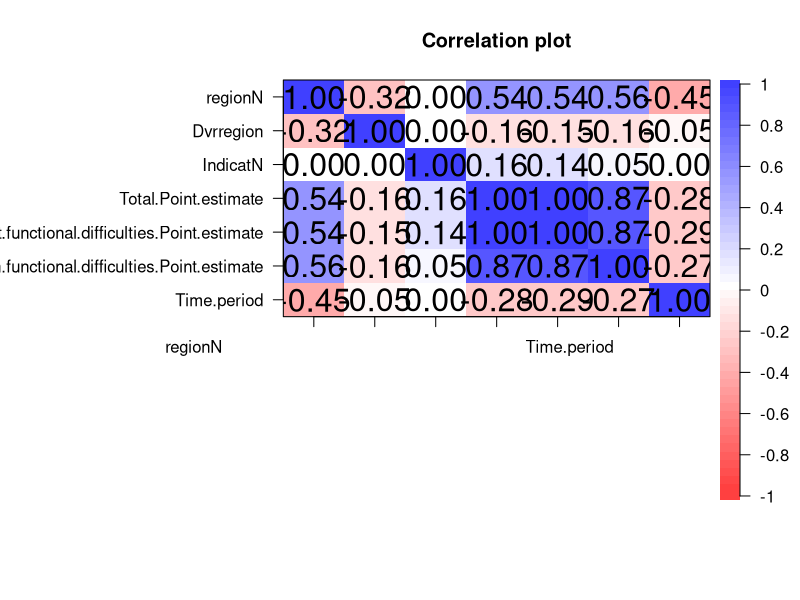
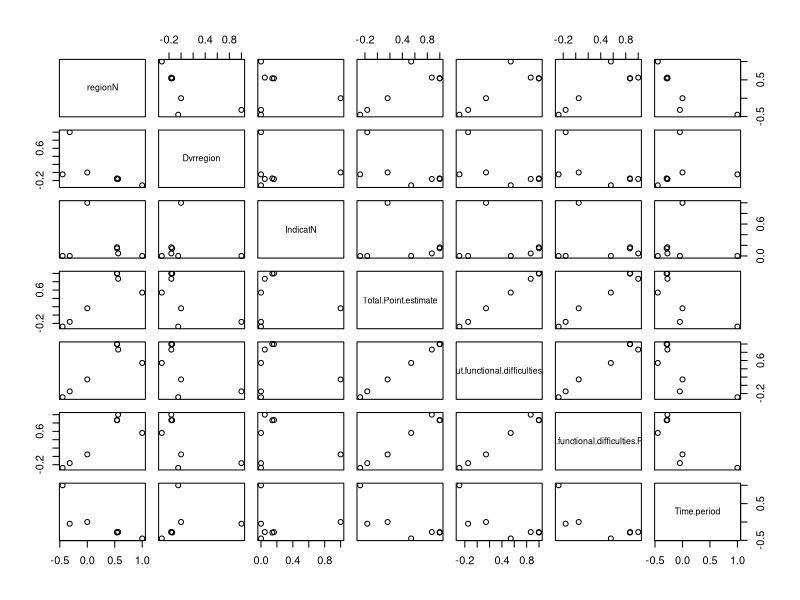
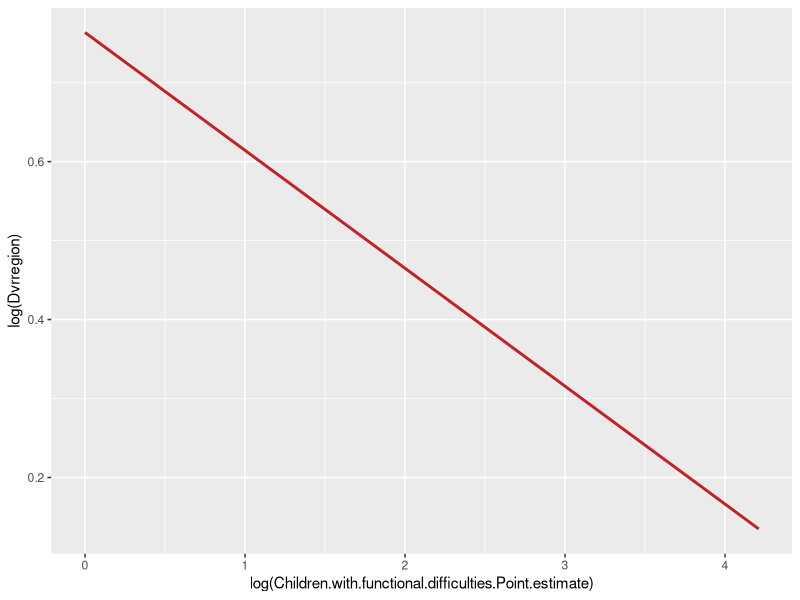
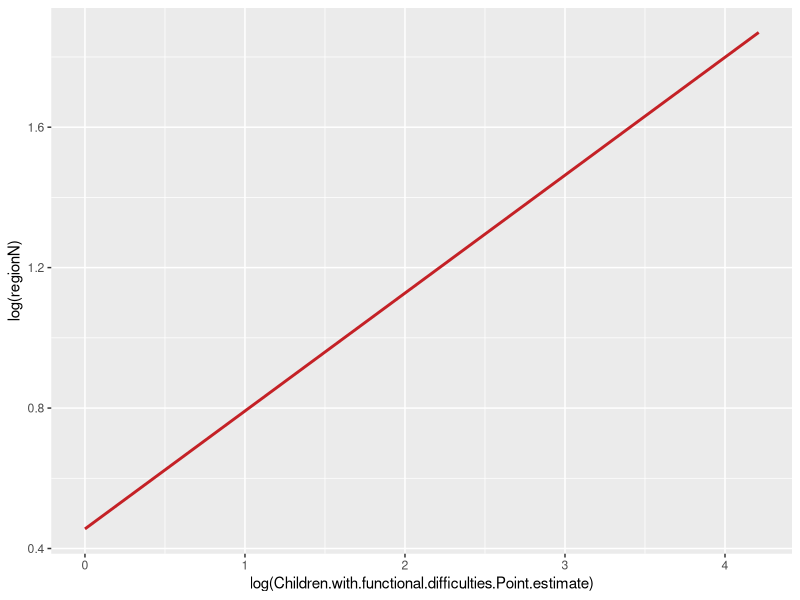
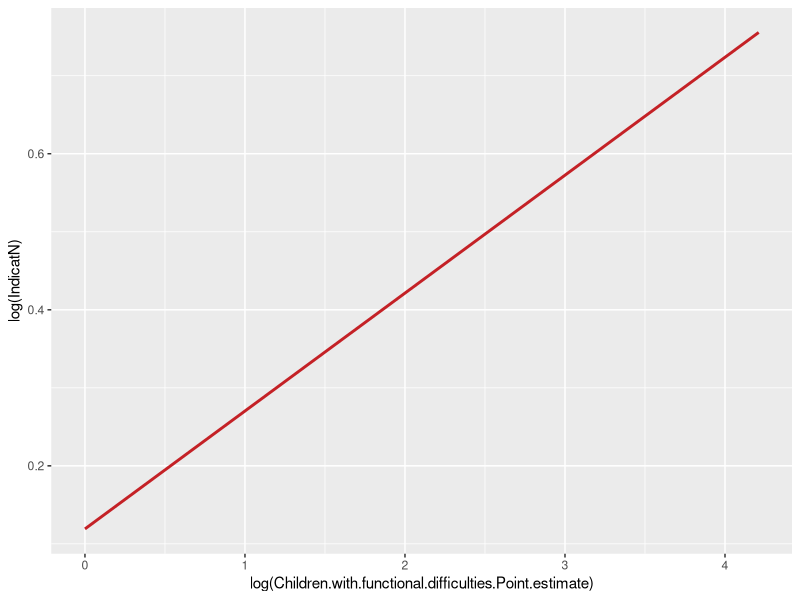
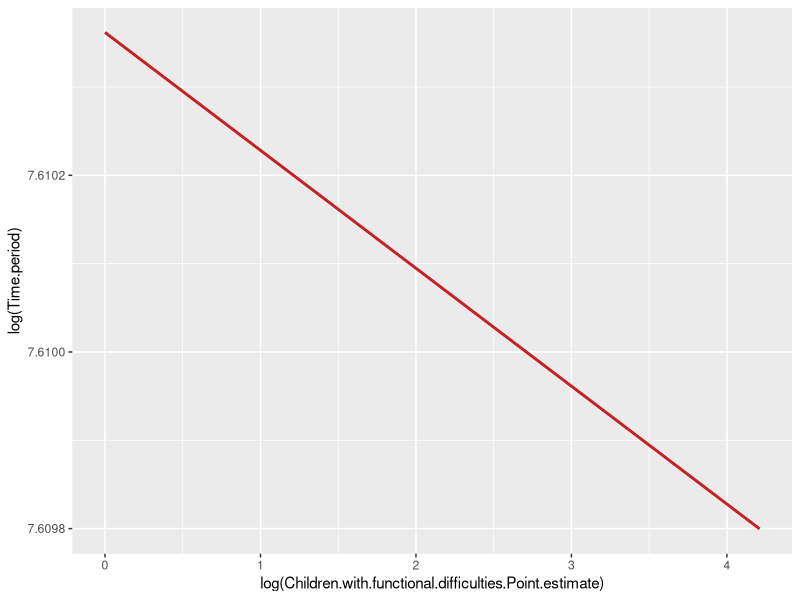
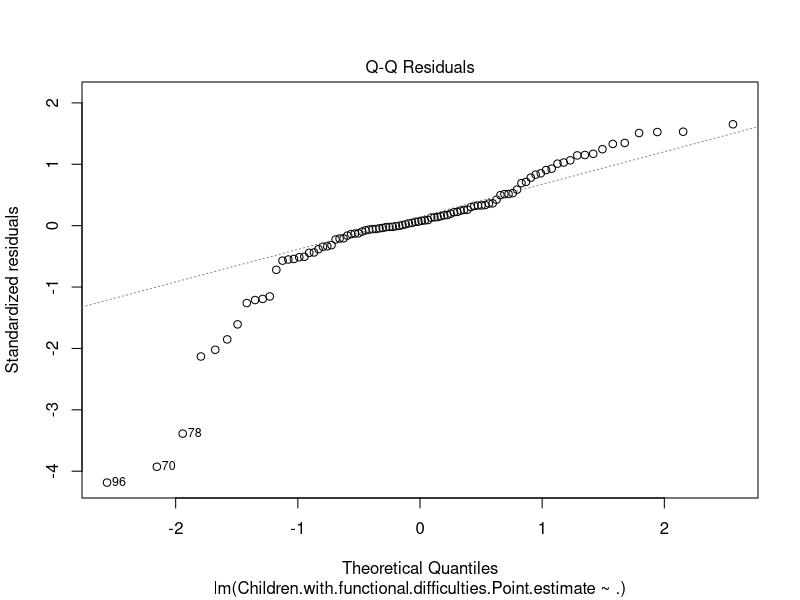
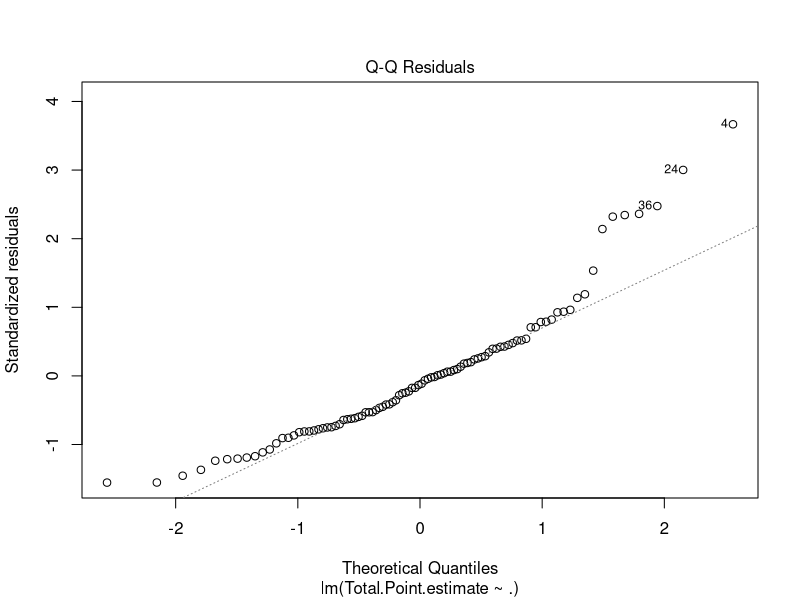

These figures' R source, in order:
setwd("C:/Users/nursa/OneDrive/GroupProjDA")
library(psych)
library(caret)
library(dplyr)
library(car)

oor=read.csv("totalOOR.csv")
dt1=subset(oor,select = c(regionN,Dvrregion,IndicatN,
                          Total.Point.estimate,Children.without.functional.difficulties.Point.estimate,
                          Children.with.functional.difficulties.Point.estimate,Time.period))
corPlot(cor(dt1))
pairs(cor(dt1))


ggplot(dt1, aes(x = log(Children.with.functional.difficulties.Point.estimate), y = log(Dvrregion))) +
  stat_smooth(method = "lm",
              col = "#C42126", se = FALSE, size = 1
  )
ggplot(dt1, aes(x = log(Children.with.functional.difficulties.Point.estimate), y = log(regionN))) +
  stat_smooth(method = "lm",
              col = "#C42126", se = FALSE, size = 1
  )
ggplot(dt1, aes(x = log(Children.with.functional.difficulties.Point.estimate), y = log(IndicatN))) +
  stat_smooth(method = "lm",
              col = "#C42126", se = FALSE, size = 1
  )
ggplot(dt1, aes(x = log(Children.with.functional.difficulties.Point.estimate), y = log(Time.period))) +
  stat_smooth(method = "lm",
              col = "#C42126", se = FALSE, size = 1
  )

set.seed(5)
model=lm(Children.with.functional.difficulties.Point.estimate~.,data = dt1)

summary(model)
# Call:
#   lm(formula = Children.with.functional.difficulties.Point.estimate ~ 
#        ., data = dt1)
# 
# Residuals:
#   Min      1Q  Median      3Q     Max 
# -71.092 -11.987   1.615  14.548  58.649 
# 
# Coefficients:
#                                                          Estimate Std. Error t value Pr(>|t|)    
# (Intercept)                                             3415.5121  6653.0177   0.513   0.6090    
# regionN                                                    4.6039     1.8450   2.495   0.0144 *  
# Dvrregion                                                  4.6125     4.0560   1.137   0.2585    
# IndicatN                                                 -18.8861     3.9734  -4.753 7.65e-06 ***
# Total.Point.estimate                                       0.3148     0.3360   0.937   0.3515    
# Children.without.functional.difficulties.Point.estimate    0.1861     0.3197   0.582   0.5619    
# Time.period                                               -1.6807     3.2951  -0.510   0.6113    
# ---
#   Signif. codes:  0 '***' 0.001 '**' 0.01 '*' 0.05 '.' 0.1 ' ' 1
# 
# Residual standard error: 25.81 on 89 degrees of freedom
# Multiple R-squared:  0.5246,	Adjusted R-squared:  0.4925 
# F-statistic: 16.37 on 6 and 89 DF,  p-value: 1.295e-12

plot(model,2)
#require regression for tpe
dt1_tpe=subset(dt1,select = -c(Children.without.functional.difficulties.Point.estimate,Children.with.functional.difficulties.Point.estimate))
model_tpe=lm(Total.Point.estimate~.,data = dt1_tpe)
summary(model_tpe)
plot(model_tpe,2)

#require regression for cwithout
dt1_cthout=subset(dt1,select = -c(Total.Point.estimate,Children.with.functional.difficulties.Point.estimate))
model_cthout=lm(Children.without.functional.difficulties.Point.estimate~.,data=dt1_cthout)
summary(model_cthout)
plot(model_cthout,2)

#create prediction of OOR
hmph=subset(dt1,select = c(Time.period,Children.with.functional.difficulties.Point.estimate))
a=colMeans(hmph[hmph$Time.period=='2017',])
b=colMeans(hmph[hmph$Time.period=='2018',])
c=colMeans(hmph[hmph$Time.period=='2019',])
d=colMeans(hmph[hmph$Time.period=='2020',])

yearPred1=data.frame(
  year=c(2017:2020),
  oorDisabled=c(as.double(a[2]),as.double(b[2]),as.double(c[2]),as.double(d[2]))
)
i=0
j=0
#set how many year to predict
year=5

for(j in 1:year){
  pred=0
  for(i in 1:nrow(dt1)) {
    
    re=dt1[i,]$regionN
    dv=dt1[i,]$Dvrregion
    indi=dt1[i,]$IndicatN
    
    #set year to predict
    t=2020+j
    
    #set total estimate
    d0=data.frame(regionN=re,Dvrregion=dv,IndicatN=indi,Time.period=t,interval = "confidence")
    tpe=as.double(predict(model_tpe,d0))
    
    #set cthout
    d1=data.frame(regionN=re,Dvrregion=dv,IndicatN=indi,Time.period=t,interval = "confidence")
    cthout=as.double(predict(model_cthout,d1))
    
    newdata=data.frame(regionN=re,
                       Dvrregion=dv,
                       IndicatN=indi,
                       Total.Point.estimate=tpe,
                       Children.without.functional.difficulties.Point.estimate=cthout,
                       Time.period = t, interval = "confidence")
    
    pred=pred+as.double(predict(model,newdata))
  }
  meanPred=pred/nrow(dt1)
  #create data frame
  newPred=data.frame(
    year=2020+j,
    oorDisabled=meanPred
  )
  #insert to yearPred
  yearPred1[nrow(yearPred1) + 1,]=newPred
}


plot(yearPred1$year, yearPred1$oorDisabled, col="red",type = "b", lty = 2, frame=FALSE)
lines(yearPred1[1:4,]$year, yearPred1[1:4,]$oorDisabled, col="blue",type = "b", lty = 1)
legend("topleft", legend=c("Predicted", "Actual"),
       col=c("red", "blue"), lty = 2:1, cex=0.8)
